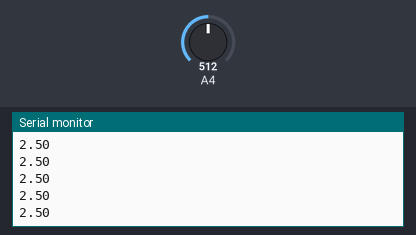
A sketch run on a simulated Arduino Uno, built with avr-gcc and run on an emulated ATmega328P. Parts: the last lines printed to the serial monitor. The inputs (shaded band) are chosen by the test bench; at power-on: A4 = 512.

Above: at 1.2 s.
1.3 s: A4 set to 716
At 2.4 s:
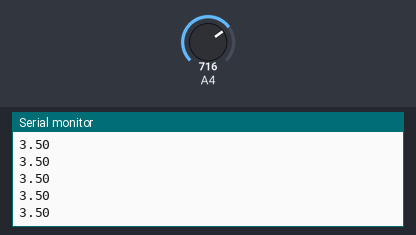
2.8 s: A4 set to 900
At 3.4 s:
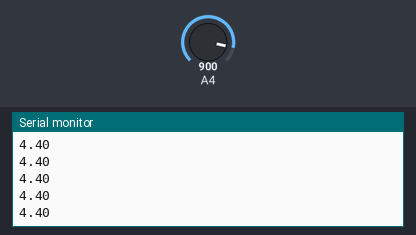
Timing chart, 0 to 5.8 s (numbered marks = the images above; inputs shaded):
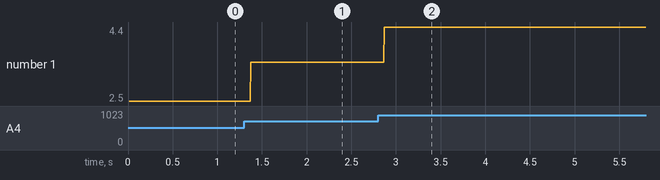

Measured:
- after the input at 1.3 s, the serial monitor: prints a new line after 0.07 s (image 1)
- after the input at 2.8 s, the serial monitor: prints a new line after 0.07 s (image 2)
- plotted number 1: 2.5 → 3.5 after the input at 1.3 s, 3.5 → 4.4 after the input at 2.8 s

The sketch:

adc_vr_2volt.ino
```cpp
void setup() {
Serial.begin(9600);
Serial.println("ADC Start~");

}

void loop() {
  int adc = 0;
  double volt = 0.0;
  adc = analogRead(4);
  volt = 5 * adc /1023.0;
  Serial.println(volt);

}
```
